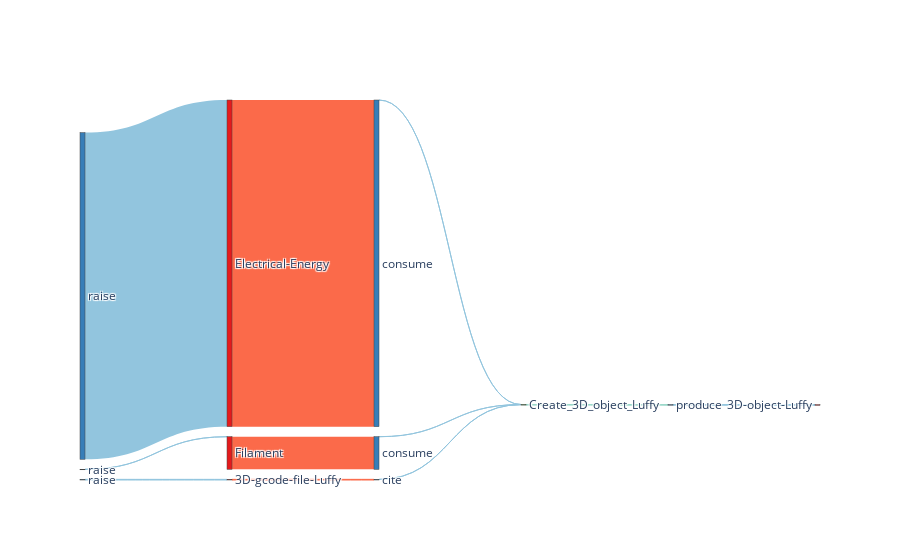

Write notebook code for a chart like this one.
### Code cell
labels = []
sources = []
targets = []
values = []
color_nodes = []
color_links = []
assigned = {}
vis_dpp(tot_dpp[0], count=0, assigned=assigned, labels=labels, targets=targets, sources=sources, values=values, color_nodes=color_nodes, color_links=color_links)
sources, targets = consol_trace(assigned, sources, targets)
make_sankey(sources, targets, labels, values, color_nodes, color_links)
# make_sankey([0,0,1,2,2], [2,3,3,3,4], ['0','1','2','3','4'], [2,1,1,1,1], color_nodes, color_links)

### Figure 1 — Plotly figure (JSON) as saved in the notebook; plotly's stock layout.template omitted (floating-point values rounded to 4 significant figures)
{"data": [{"link": {"color": ["#92c5de", "#99d8c9", "#92c5de", "#fb6a4a", "#92c5de", "#92c5de", "#fb6a4a", "#92c5de", "#92c5de", "#fb6a4a", "#92c5de"], "source": [1, 2, 3, 4, 5, 6, 7, 8, 9, 10, 11], "target": [0, 1, 2, 3, 4, 2, 6, 7, 2, 9, 10], "value": [1, 1, 0.1, 1, 1, 0.1, 500, 500, 0.1, 50, 0.1]}, "node": {"color": ["#e41a1c", "#377eb8", "#4daf4a", "#377eb8", "#e41a1c", "#377eb8", "#377eb8", "#e41a1c", "#377eb8", "#377eb8", "#e41a1c", "#377eb8"], "label": ["3D-object-Luffy", "produce", "Create_3D_object_Luffy", "cite", "3D-gcode-file-Luffy", "raise", "consume", "Electrical-Energy", "raise", "consume", "Filament", "raise"], "pad": 10, "thickness": 5}, "type": "sankey"}], "layout": {}}
